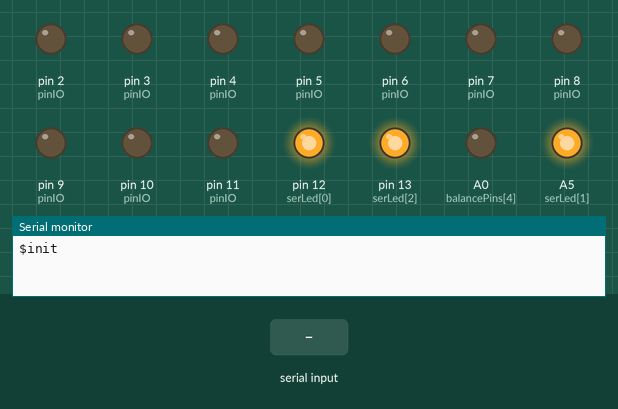
Recording of a sketch running on a simulated Arduino Uno, built with avr-gcc and run on an emulated ATmega328P. Shown: output pins drawn as LEDs (lit = HIGH), the last lines printed to the serial monitor. The inputs (shaded band) are chosen by the test bench.

Above: at 0.8 s.
0.9 s: "1\n" received over Serial
At 3.8 s:
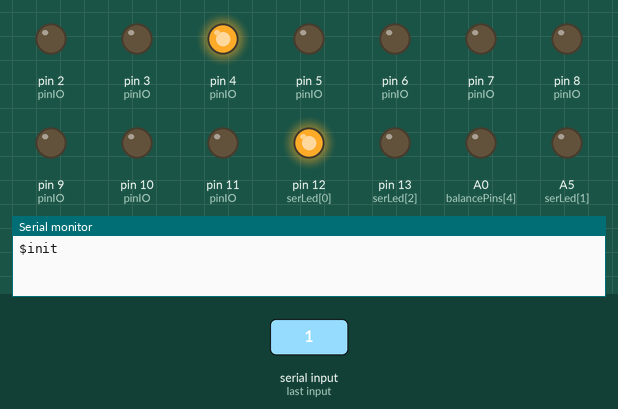
At 9.1 s:
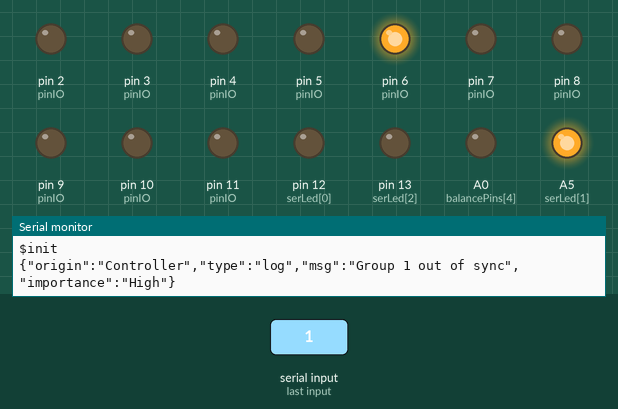
Timing chart, 0 to 14.6 s (numbered marks = the images above; inputs shaded):
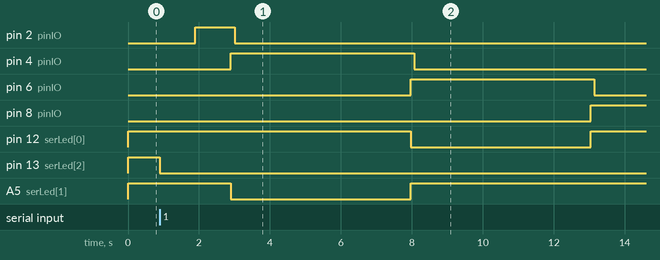

Measured:
- after the input at 0.9 s, pin 2 (pinIO): LOW → HIGH after 1.0 s, → LOW 1.1 s later; pin 4 (pinIO): LOW → HIGH after 2.0 s, → LOW 5.2 s later; pin 6 (pinIO): LOW → HIGH after 7.1 s, → LOW 5.2 s later; pin 8 (pinIO): LOW → HIGH after 12.1 s; pin 12 (serLed[0]): HIGH → LOW after 7.1 s, → HIGH 5.1 s later

The sketch:

controller.ino
```cpp
#include <SoftwareSerial.h>
#include "Arduino.h"

const byte pinIO[3][5] = { //pinIO[0][x] = serOutput, pinIO[1][x] = serInput, pinIO[3][x] = balancePins
  {2, 4, 6, 8, 10},
  {3, 5, 7, 9, 11},
  {A4, A3, A2, A1, A0}
};
bool isCharging = false;
bool isBalancing = false;
float voltageLimit = 3.70;
int cellVoltage[41];
int cellTemperature[41];
byte firstGroupIndex = 0;

int validate(const byte measurements[])
{
  int i = 16;
  while (--i > 1 && measurements[i] == measurements[1]);
  return i != 1;
}

void serIndicator(byte number) { //Blink serial debugging leds. Input number between 0 - 7.
  const byte serLed[] = {12, A5, 13}; //Debugging leds.
  for (int i = 0; i <= 2; i++) {
    digitalWrite(serLed[i], ((number >> i) & 0x01) == 1 ? HIGH : LOW);
  }
}

void handleGroup(byte nextSerOut, byte serIn, byte serOut, byte startIdx, byte endIdx, byte groupNum) {
  unsigned long startTime = millis();
  const byte balancePins[] = {A4, A3, A2, A1, A0};

  digitalWrite(nextSerOut, HIGH);
  SoftwareSerial groupSerial(serIn, serOut, false); //RX, TX
  groupSerial.begin(1200);

  groupSerial.write(5);      //hexA5
  delay(20);
  groupSerial.write(5);
  delay(20);
  groupSerial.write(5);
  delay(20);
  groupSerial.write(13);
  delay(20);
  groupSerial.write(254);       //hexFE
  delay(20);

  digitalWrite(serOut, LOW);

  byte index = 1;
  byte inByte;
  byte inBytes[14];

  for (int i = 1; i < 6; i++) {
    while (groupSerial.available() < 1) { //Wait for group response
      if (millis() - startTime > 5000) {
        break;
      }
    }

    inByte = groupSerial.read();
    if (inByte == 13) {
      i = 6; //Found start
    }
  }
  for (int i = 1; i < 18; i++, index++) {
    while (groupSerial.available() < 1) {
      if (millis() - startTime > 5000) {
        break;
      }
    }
    inByte = groupSerial.read();
    inBytes[index] = inByte;
    if (inByte == 254) { //Found last bit, stop reading.
      i = 18;
    }
  }

  if (validate(inBytes)) {
    for (int i = startIdx, inIdx = 1; i <= endIdx; i++, inIdx += 2) {
      cellVoltage[i] = inBytes[inIdx];
      cellTemperature[i] = inBytes[inIdx + 1];
    }

    String measurements[2]; //[0] = voltage, [1] = temperature
    String data; //Measuremets formated to JSON
    measurements[0].concat("\"voltage\":[");
    measurements[1].concat("\"temperature\":[");

    for (int i = startIdx; i <= endIdx; i++) {
      char volt[7];
      char temp[7];
      dtostrf(((cellVoltage[i] * 2.00) / 100.00), 4, 2, volt);
      dtostrf(cellTemperature[i] + (180.00 - cellVoltage[i]), 4, 2, temp);
      measurements[0] += volt;
      measurements[1] += temp;

      float fVolt = (float)atof(volt);
      if (fVolt >= voltageLimit && !isBalancing && isCharging) {
        Serial.println("$!serialCharge");
        do {} while (Serial.readString() != "$B1"); //Wait for response
        isBalancing = true;
        for (int b = 0; b <= 4; b++) {
          digitalWrite(balancePins[b], HIGH);
          delay(2000);
        }
      }

      if (i < endIdx) measurements[0].concat(",");
      if (i < endIdx) measurements[1].concat(",");
    }
    measurements[0].concat("],");
    measurements[1].concat("]");
    data.concat("{\"Group\":" + String(groupNum) + ",\"type\":\"data\"," + measurements[0] + measurements[1] + "}");
    Serial.println(data);
  } else {
    String _message = "{\"origin\":\"Controller\",\"type\":\"log\",\"msg\":\"Group " + String(groupNum) + " out of sync\",\"importance\":\"High\"}";
    Serial.println(_message);
  }
}

void readSerialInput() {
  /**
     1XY = toggle balancer on/off X = Index, Y = State.
     110 = Set 2nd balancer LOW.
     131 = Set 4th balancer HIGH.

     CY0 = Vehicle charging status. Y 0 = Off, 1 = On.
  */
  byte balancePins[] = {A4, A3, A2, A1, A0};
  char command[3];
  for (int i = 0; Serial.available() > 0 && i < 3; i++) {
    command[i] = Serial.read();
  }
  if (command[0] == '1') {
    String state = String(command[1] - 48) + String(command[2] == '1' ? 1 : 0);
    String _confirm = "{\"origin\":\"Controller\",\"type\":\"param\",\"name\":\"balanceStatus\",\"value\":\"" + state + "\",\"importance\":\"Low\"}";
    digitalWrite(balancePins[(int)command[1] - 48], command[2] == '1' ? HIGH : LOW);
    Serial.println(_confirm);
  } else if (command[0] == 'C') {
    if (command[1] == '1') { //Vehicle is in charging state, monitor cell voltage. Set relays to 0
      isCharging = true;
      isBalancing = false;
      for (int i = 0; i <= 4; i++) {
        digitalWrite(balancePins[i], LOW);
      }
    } else {
      isCharging = false;
      isBalancing = false;
      for (int i = 0; i <= 4; i++) {
        digitalWrite(balancePins[i], LOW);
      }
    }
  } else if (command[0] == '$' && command[1] == 'B' && command[2] == '1') {
    isBalancing = true;
    for (int b = 0; b <= 4; b++) {
      digitalWrite(balancePins[b], HIGH);
      delay(2000);
    }
  }
}

int main(void) {
  init();
  Serial.begin(9600);
  for (int row = 0; row <= 2; row++) { //Set pins to OUTPUT / INPUT. Set OUTPUT pins to LOW state.
    for (int column = 0; column <= 4; column++) {
      pinMode(pinIO[row][column], row == 0 || 2 ? OUTPUT : INPUT); //Row 0 = serialOut, Row = 2 balancePins, Row 1 = serialInput
      if(row == 0 || 2) digitalWrite(pinIO[row][column], LOW);
    }
  }
  pinMode(12, OUTPUT); //Serial indicators
  pinMode(A5, OUTPUT);
  pinMode(13, OUTPUT);
  serIndicator(7);
  /**
     Request settings from the API
  */
  unsigned long startTime = millis();
  byte requestIndex = 1;
  Serial.println("$init ");
  do {
    digitalWrite(13, HIGH); //Wait for response
    if (millis() - startTime > 5000 * requestIndex) {
      Serial.println("$init");
      requestIndex++;
    }
  } while (Serial.available() == 0 && requestIndex <= 5); //Wait for response, if API does not respond => Use default settings
  digitalWrite(13, LOW);
  if (Serial.available() > 0) { //API reponse
    String response = Serial.readString();
    char *arguments;
    char *sstring = response.c_str();
    arguments = strtok(sstring, ",");
    int loopCount = 0;
    while (arguments != NULL) {
      if (loopCount == 0) {
        firstGroupIndex = String(arguments).toInt();
      } else if (loopCount == 1) {
        voltageLimit = atof(arguments);
      }
      arguments = strtok(NULL, ",");
      loopCount++;
    }
  }

  digitalWrite(pinIO[0][0], HIGH);
  delay(1000);

  while (true) { //Main loop
    serIndicator(1);
    handleGroup(pinIO[0][1], pinIO[1][0], pinIO[0][0], 1, 8, firstGroupIndex);
    readSerialInput();
    delay(50);
    serIndicator(2);
    handleGroup(pinIO[0][2], pinIO[1][1], pinIO[0][1], 9, 16, (firstGroupIndex + 1));
    readSerialInput();
    delay(50);
    serIndicator(3);
    handleGroup(pinIO[0][3], pinIO[1][2], pinIO[0][2], 17, 24, (firstGroupIndex + 2));
    readSerialInput();
    delay(50);
    serIndicator(4);
    handleGroup(pinIO[0][4], pinIO[1][3], pinIO[0][3], 25, 32, (firstGroupIndex + 3));
    readSerialInput();
    delay(50);
    serIndicator(5);
    handleGroup(pinIO[0][0], pinIO[1][4], pinIO[0][4], 33, 40, (firstGroupIndex + 4));
    readSerialInput();
    delay(50);
    serIndicator(0);
  }
}
```
